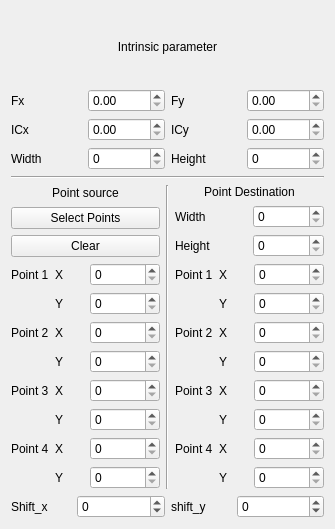
              <widget class="QWidget" name="page_2">
               <property name="geometry">
                <rect>
                 <x>0</x>
                 <y>0</y>
                 <width>335</width>
                 <height>529</height>
                </rect>
               </property>
               <attribute name="label">
                <string>Image 2</string>
               </attribute>
               <layout class="QVBoxLayout" name="verticalLayout_28">
                <item>
                 <layout class="QVBoxLayout" name="verticalLayout_14">
                  <item>
                   <widget class="QLabel" name="label_44">
                    <property name="text">
                     <string>Intrinsic parameter</string>
                    </property>
                    <property name="alignment">
                     <set>Qt::AlignCenter</set>
                    </property>
                   </widget>
                  </item>
                  <item>
                   <layout class="QGridLayout" name="gridLayout_6">
                    <item row="0" column="3">
                     <widget class="QDoubleSpinBox" name="doubleSpinBox_fy_1">
                      <property name="maximum">
                       <double>10000.000000000000000</double>
                      </property>
                     </widget>
                    </item>
                    <item row="2" column="3">
                     <widget class="QDoubleSpinBox" name="doubleSpinBox_icy_1">
                      <property name="maximum">
                       <double>10000.000000000000000</double>
                      </property>
                     </widget>
                    </item>
                    <item row="2" column="2">
                     <widget class="QLabel" name="label_45">
                      <property name="text">
                       <string>ICy</string>
                      </property>
                     </widget>
                    </item>
                    <item row="0" column="2">
                     <widget class="QLabel" name="label_46">
                      <property name="text">
                       <string>Fy</string>
                      </property>
                     </widget>
                    </item>
                    <item row="2" column="0">
                     <widget class="QLabel" name="label_47">
                      <property name="text">
                       <string>ICx</string>
                      </property>
                     </widget>
                    </item>
                    <item row="3" column="0">
                     <widget class="QLabel" name="label_48">
                      <property name="text">
                       <string>Width</string>
                      </property>
                     </widget>
                    </item>
                    <item row="3" column="2">
                     <widget class="QLabel" name="label_49">
                      <property name="text">
                       <string>Height</string>
                      </property>
                     </widget>
                    </item>
                    <item row="0" column="0">
                     <widget class="QLabel" name="label_50">
                      <property name="text">
                       <string>Fx</string>
                      </property>
                     </widget>
                    </item>
                    <item row="3" column="1">
                     <widget class="QSpinBox" name="spinBox_width_1">
                      <property name="minimumSize">
                       <size>
                        <width>70</width>
                        <height>0</height>
                       </size>
                      </property>
                      <property name="maximum">
                       <number>10000</number>
                      </property>
                     </widget>
                    </item>
                    <item row="0" column="1">
                     <widget class="QDoubleSpinBox" name="doubleSpinBox_fx_1">
                      <property name="maximum">
                       <double>10000.000000000000000</double>
                      </property>
                     </widget>
                    </item>
                    <item row="2" column="1">
                     <widget class="QDoubleSpinBox" name="doubleSpinBox_icx_1">
                      <property name="maximum">
                       <double>10000.000000000000000</double>
                      </property>
                     </widget>
                    </item>
                    <item row="3" column="3">
                     <widget class="QSpinBox" name="spinBox_height_1">
                      <property name="minimumSize">
                       <size>
                        <width>70</width>
                        <height>0</height>
                       </size>
                      </property>
                      <property name="maximum">
                       <number>10000</number>
                      </property>
                     </widget>
                    </item>
                   </layout>
                  </item>
                  <item>
                   <widget class="Line" name="line_3">
                    <property name="orientation">
                     <enum>Qt::Horizontal</enum>
                    </property>
                   </widget>
                  </item>
                  <item>
                   <layout class="QHBoxLayout" name="horizontalLayout_5">
                    <item>
                     <layout class="QVBoxLayout" name="verticalLayout_15">
                      <item>
                       <widget class="QLabel" name="label_51">
                        <property name="text">
                         <string>Point source</string>
                        </property>
                        <property name="alignment">
                         <set>Qt::AlignCenter</set>
                        </property>
                       </widget>
                      </item>
                      <item>
                       <layout class="QVBoxLayout" name="verticalLayout_16">
                        <item>
                         <widget class="QPushButton" name="button_select_point_1">
                          <property name="text">
                           <string>Select Points</string>
                          </property>
                          <property name="checkable">
                           <bool>true</bool>
                          </property>
                         </widget>
                        </item>
                        <item>
                         <widget class="QPushButton" name="button_clear_1">
                          <property name="text">
                           <string>Clear</string>
                          </property>
                         </widget>
                        </item>
                       </layout>
                      </item>
                      <item>
                       <layout class="QGridLayout" name="gridLayout_7">
                        <item row="6" column="0">
                         <widget class="QLabel" name="label_52">
                          <property name="text">
                           <string>Point 4</string>
                          </property>
                         </widget>
                        </item>
                        <item row="4" column="2">
                         <widget class="QSpinBox" name="spinBox_src_point3_x_1">
                          <property name="maximum">
                           <number>10000</number>
                          </property>
                         </widget>
                        </item>
                        <item row="1" column="2">
                         <widget class="QSpinBox" name="spinBox_src_point1_y_1">
                          <property name="maximum">
                           <number>10000</number>
                          </property>
                         </widget>
                        </item>
                        <item row="3" column="1">
                         <widget class="QLabel" name="label_53">
                          <property name="text">
                           <string>Y</string>
                          </property>
                         </widget>
                        </item>
                        <item row="0" column="1">
                         <widget class="QLabel" name="label_54">
                          <property name="text">
                           <string>X</string>
                          </property>
                         </widget>
                        </item>
                        <item row="5" column="2">
                         <widget class="QSpinBox" name="spinBox_src_point3_y_1">
                          <property name="maximum">
                           <number>10000</number>
                          </property>
                         </widget>
                        </item>
                        <item row="1" column="1">
                         <widget class="QLabel" name="label_55">
                          <property name="text">
                           <string>Y</string>
                          </property>
                         </widget>
                        </item>
                        <item row="7" column="1">
                         <widget class="QLabel" name="label_56">
                          <property name="text">
                           <string>Y</string>
                          </property>
                         </widget>
                        </item>
                        <item row="4" column="0">
                         <widget class="QLabel" name="label_57">
                          <property name="text">
                           <string>Point 3</string>
                          </property>
                         </widget>
                        </item>
                        <item row="0" column="2">
                         <widget class="QSpinBox" name="spinBox_src_point1_x_1">
                          <property name="minimumSize">
                           <size>
                            <width>70</width>
                            <height>0</height>
                           </size>
                          </property>
                          <property name="maximumSize">
                           <size>
                            <width>16777215</width>
                            <height>16777215</height>
                           </size>
                          </property>
                          <property name="maximum">
                           <number>10000</number>
                          </property>
                          <property name="value">
                           <number>0</number>
                          </property>
                         </widget>
                        </item>
                        <item row="5" column="1">
                         <widget class="QLabel" name="label_58">
                          <property name="text">
                           <string>Y</string>
                          </property>
                         </widget>
                        </item>
                        <item row="2" column="2">
                         <widget class="QSpinBox" name="spinBox_src_point2_x_1">
                          <property name="maximum">
                           <number>10000</number>
                          </property>
                         </widget>
                        </item>
                        <item row="2" column="0">
                         <widget class="QLabel" name="label_59">
                          <property name="text">
                           <string>Point 2</string>
                          </property>
                         </widget>
                        </item>
                        <item row="0" column="0">
                         <widget class="QLabel" name="label_60">
                          <property name="text">
                           <string>Point 1</string>
                          </property>
                         </widget>
                        </item>
                        <item row="2" column="1">
                         <widget class="QLabel" name="label_61">
                          <property name="text">
                           <string>X</string>
                          </property>
                         </widget>
                        </item>
                        <item row="6" column="2">
                         <widget class="QSpinBox" name="spinBox_src_point4_x_1">
                          <property name="maximum">
                           <number>10000</number>
                          </property>
                         </widget>
                        </item>
                        <item row="6" column="1">
                         <widget class="QLabel" name="label_62">
                          <property name="text">
                           <string>X</string>
                          </property>
                         </widget>
                        </item>
                        <item row="4" column="1">
                         <widget class="QLabel" name="label_63">
                          <property name="text">
                           <string>X</string>
                          </property>
                         </widget>
                        </item>
                        <item row="3" column="2">
                         <widget class="QSpinBox" name="spinBox_src_point2_y_1">
                          <property name="maximum">
                           <number>10000</number>
                          </property>
                         </widget>
                        </item>
                        <item row="7" column="2">
                         <widget class="QSpinBox" name="spinBox_src_point4_y_1">
                          <property name="maximum">
                           <number>10000</number>
                          </property>
                         </widget>
                        </item>
                       </layout>
                      </item>
                     </layout>
                    </item>
                    <item>
                     <widget class="Line" name="line_4">
                      <property name="orientation">
                       <enum>Qt::Vertical</enum>
                      </property>
                     </widget>
                    </item>
                    <item>
                     <layout class="QVBoxLayout" name="verticalLayout_17">
                      <item>
                       <widget class="QLabel" name="label_64">
                        <property name="text">
                         <string>Point Destination</string>
                        </property>
                        <property name="alignment">
                         <set>Qt::AlignCenter</set>
                        </property>
                       </widget>
                      </item>
                      <item>
                       <layout class="QGridLayout" name="gridLayout_8">
                        <item row="0" column="0">
                         <widget class="QLabel" name="label_65">
                          <property name="text">
                           <string>Width</string>
                          </property>
                         </widget>
                        </item>
                        <item row="0" column="1">
                         <widget class="QSpinBox" name="spinBox_width_dst_1">
                          <property name="maximum">
                           <number>10000</number>
                          </property>
                         </widget>
                        </item>
                        <item row="1" column="0">
                         <widget class="QLabel" name="label_66">
                          <property name="text">
                           <string>Height</string>
                          </property>
                         </widget>
                        </item>
                        <item row="1" column="1">
                         <widget class="QSpinBox" name="spinBox_height_dst_1">
                          <property name="maximum">
                           <number>10000</number>
                          </property>
                         </widget>
                        </item>
                       </layout>
                      </item>
                      <item>
                       <layout class="QGridLayout" name="gridLayout_9">
                        <item row="6" column="0">
                         <widget class="QLabel" name="label_67">
                          <property name="text">
                           <string>Point 4</string>
                          </property>
                         </widget>
                        </item>
                        <item row="1" column="1">
                         <widget class="QLabel" name="label_68">
                          <property name="text">
                           <string>Y</string>
                          </property>
                         </widget>
                        </item>
                        <item row="6" column="2">
                         <widget class="QSpinBox" name="spinBox_dst_point4_x_1">
                          <property name="maximum">
                           <number>10000</number>
                          </property>
                         </widget>
                        </item>
                        <item row="4" column="0">
                         <widget class="QLabel" name="label_69">
                          <property name="text">
                           <string>Point 3</string>
                          </property>
                         </widget>
                        </item>
                        <item row="1" column="2">
                         <widget class="QSpinBox" name="spinBox_dst_point1_y_1">
                          <property name="maximum">
                           <number>10000</number>
                          </property>
                         </widget>
                        </item>
                        <item row="3" column="1">
                         <widget class="QLabel" name="label_70">
                          <property name="text">
                           <string>Y</string>
                          </property>
                         </widget>
                        </item>
                        <item row="5" column="2">
                         <widget class="QSpinBox" name="spinBox_dst_point3_y_1">
                          <property name="maximum">
                           <number>10000</number>
                          </property>
                         </widget>
                        </item>
                        <item row="0" column="0">
                         <widget class="QLabel" name="label_71">
                          <property name="text">
                           <string>Point 1</string>
                          </property>
                         </widget>
                        </item>
                        <item row="7" column="2">
                         <widget class="QSpinBox" name="spinBox_dst_point4_y_1">
                          <property name="maximum">
                           <number>10000</number>
                          </property>
                         </widget>
                        </item>
                        <item row="6" column="1">
                         <widget class="QLabel" name="label_72">
                          <property name="text">
                           <string>X</string>
                          </property>
                         </widget>
                        </item>
                        <item row="3" column="2">
                         <widget class="QSpinBox" name="spinBox_dst_point2_y_1">
                          <property name="maximum">
                           <number>10000</number>
                          </property>
                         </widget>
                        </item>
                        <item row="0" column="2">
                         <widget class="QSpinBox" name="spinBox_dst_point1_x_1">
                          <property name="minimumSize">
                           <size>
                            <width>70</width>
                            <height>0</height>
                           </size>
                          </property>
                          <property name="maximumSize">
                           <size>
                            <width>10000</width>
                            <height>16777215</height>
                           </size>
                          </property>
                          <property name="maximum">
                           <number>10000</number>
                          </property>
                         </widget>
                        </item>
                        <item row="2" column="2">
                         <widget class="QSpinBox" name="spinBox_dst_point2_x_1">
                          <property name="maximum">
                           <number>10000</number>
                          </property>
                         </widget>
                        </item>
                        <item row="2" column="1">
                         <widget class="QLabel" name="label_73">
                          <property name="text">
                           <string>X</string>
                          </property>
                         </widget>
                        </item>
                        <item row="5" column="1">
                         <widget class="QLabel" name="label_74">
                          <property name="text">
                           <string>Y</string>
                          </property>
                         </widget>
                        </item>
                        <item row="7" column="1">
                         <widget class="QLabel" name="label_75">
                          <property name="text">
                           <string>Y</string>
                          </property>
                         </widget>
                        </item>
                        <item row="4" column="1">
                         <widget class="QLabel" name="label_76">
                          <property name="text">
                           <string>X</string>
                          </property>
                         </widget>
                        </item>
                        <item row="2" column="0">
                         <widget class="QLabel" name="label_77">
                          <property name="text">
                           <string>Point 2</string>
                          </property>
                         </widget>
                        </item>
                        <item row="4" column="2">
                         <widget class="QSpinBox" name="spinBox_dst_point3_x_1">
                          <property name="maximum">
                           <number>10000</number>
                          </property>
                         </widget>
                        </item>
                        <item row="0" column="1">
                         <widget class="QLabel" name="label_78">
                          <property name="text">
                           <string>X</string>
                          </property>
                         </widget>
                        </item>
                       </layout>
                      </item>
                     </layout>
                    </item>
                   </layout>
                  </item>
                 </layout>
                </item>
                <item>
                 <layout class="QHBoxLayout" name="horizontalLayout_15">
                  <item>
                   <widget class="QLabel" name="label_41">
                    <property name="maximumSize">
                     <size>
                      <width>60</width>
                      <height>16777215</height>
                     </size>
                    </property>
                    <property name="text">
                     <string>Shift_x</string>
                    </property>
                   </widget>
                  </item>
                  <item>
                   <widget class="QSpinBox" name="spinBox_shift_x_2">
                    <property name="minimum">
                     <number>-1000</number>
                    </property>
                    <property name="maximum">
                     <number>1000</number>
                    </property>
                    <property name="value">
                     <number>0</number>
                    </property>
                   </widget>
                  </item>
                  <item>
                   <widget class="QLabel" name="label_42">
                    <property name="maximumSize">
                     <size>
                      <width>60</width>
                      <height>16777215</height>
                     </size>
                    </property>
                    <property name="text">
                     <string>shift_y</string>
                    </property>
                   </widget>
                  </item>
                  <item>
                   <widget class="QSpinBox" name="spinBox_shift_y_2">
                    <property name="minimum">
                     <number>-1000</number>
                    </property>
                    <property name="maximum">
                     <number>1000</number>
                    </property>
                    <property name="value">
                     <number>0</number>
                    </property>
                   </widget>
                  </item>
                 </layout>
                </item>
               </layout>
              </widget>
